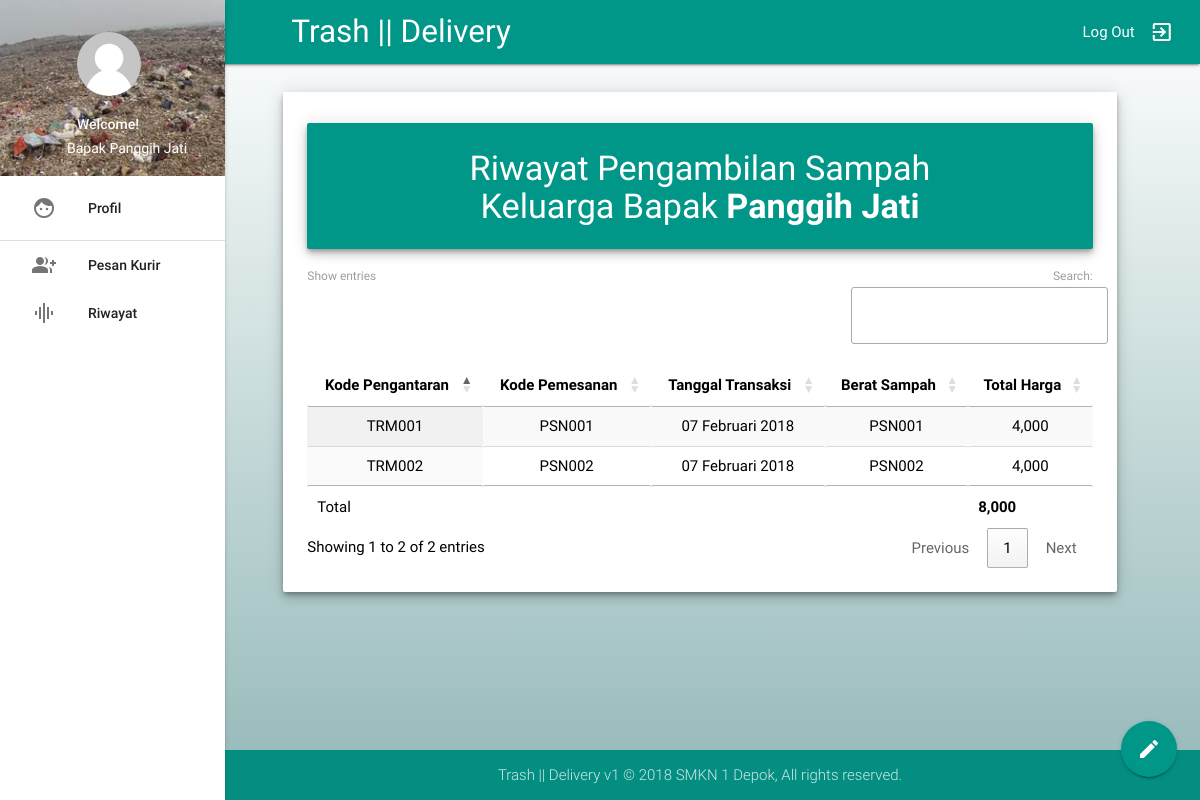
Screenshot of /warga/history (signed in) with the database file from the repository.
### tables this page shows
CREATE TABLE IF NOT EXISTS `tb_terima` (
  `kode_terima` varchar(11) NOT NULL,
  `nik` bigint(18) NOT NULL,
  `tanggal_terima` date NOT NULL,
  `kode_kurir` varchar(11) NOT NULL,
  `berat` varchar(5) NOT NULL,
  `harga` bigint(20) NOT NULL,
  `status` enum('Menunggu','Diproses','Selesai') NOT NULL,
  `kode_pesan` varchar(11) NOT NULL,
  PRIMARY KEY (`kode_terima`),
  KEY `nik` (`nik`),
  KEY `nip` (`kode_kurir`),
  KEY `nik_2` (`nik`),
  KEY `nip_2` (`kode_kurir`),
  KEY `nik_3` (`nik`),
  KEY `nip_3` (`kode_kurir`),
  KEY `status` (`status`),
  KEY `kode_pesan` (`kode_pesan`)
);

### controllers/pages/warga/history.php (the view, shortened to what this page needs)
<?php
    if (!isset($_SESSION['nik'])) {
        echo "<script>window.history.back();</script>";
    }elseif (isset($_SESSION['level'])) {
        echo "<script>window.history.back();</script>";
    }else{
?>
<div class="row">
    <div class="col s10 push-s1 m10 push-m1 l10 push-l1" style="padding:0;">
        <div class="card z-depth-3">
            <div class="card-content black-text">
                <div class="card-panel teal white-text z-depth-3">
                    <span class="card-title">
    <center>
        <h4 class="hide-on-small-only">
            Riwayat Pengambilan Sampah<br>
            Keluarga Bapak <b><?php echo $_SESSION['ayah'];?></b>
        </h4>
    </center>
                    </span>
                </div>
                <table class="display centered hide-on-small-only" id="tb_pesan">
                    <thead>
                        <tr>
                            <th>Kode Pengantaran</th>
                            <th>Kode Pemesanan</th>
                            <th>Tanggal Transaksi</th>
                            <th>Berat Sampah</th>
                            <th>Total Harga</th>
                        </tr>
                    </thead>
                    <tbody>
                        <?php
                    function TanggalIndo($date){
                        $BulanIndo = array("Januari", "Februari", "Maret", "April", "Mei", "Juni", "Juli", "Agustus", "September", "Oktober", "November", "Desember");
                        $tahun = substr($date, 0, 4);
                        $bulan = substr($date, 5, 2);
                        $tgl   = substr($date, 8, 2);
                        $result = $tgl . " " . $BulanIndo[(int)$bulan-1] . " ". $tahun;
                        return($result);
                    }
                    $nik = $_SESSION['nik'];
                    $q = mysql_query("SELECT * FROM tb_terima WHERE nik ='$nik' AND status='Selesai' ORDER BY kode_terima DESC") or die(mysql_error());
                    while ($d = mysql_fetch_array($q)) {?>
                        <tr>
                            <td>
                                <?php echo $d['kode_terima'] ?>
                            </td>
                            <td>
                                <?php echo $d['kode_pesan'] ?>
                            </td>
                            <td>
                                <?php echo TanggalIndo($d['tanggal_terima']) ?>
                            </td>
                            <td>
                                <?php echo $d['kode_pesan'] ?>
                            </td>
                            <td>
                                <?php echo number_format ($d['harga']) ?>
                            </td>
                        </tr>
                        <?php }?>
                    </tbody>
                    <tfoot>
                        <?php
                $query = "SELECT SUM(harga) FROM tb_terima WHERE nik ='$nik' AND status='Selesai' ";
                $result = mysql_query($query) or die(mysql_error());
                $row = mysql_fetch_array($result)?>
                            <tr>
                                <td>Total</td>
                                <td></td>
                                <td></td>
                                <td></td>
                                <td><b><?php echo number_format ($row['SUM(harga)'])?></b></td>
                            </tr>
                    </tfoot>
                </table>
            </div>
        </div>
    </div>
</div>
<?php } ?>

### assets/css/style.css (style rules this page uses)
body { display: flex; min-height: 100vh; flex-direction: column; background: linear-gradient(#ffffff, #94b8b8); }
.card-panel { transition: box-shadow .25s; padding: 10px; margin: 0.5rem 0 1rem 0; border-radius: 2px; background-color: #fff; }

### rows the page displays
tb_terima: kode_terima "TRM002", kode_pesan "PSN002", tanggal_terima "07 Februari 2018", harga "4,000"
tb_terima: kode_terima "TRM001", kode_pesan "PSN001", tanggal_terima "07 Februari 2018", harga "4,000"

### other values shown
$_SESSION['ayah'] "Panggih Jati"
$row['SUM(harga)'] "8,000"
